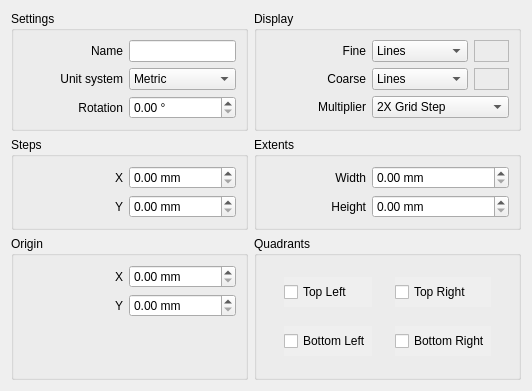
<?xml version="1.0" encoding="UTF-8"?>
<ui version="4.0">
 <class>CartesianGridEditorWidget</class>
 <widget class="QWidget" name="CartesianGridEditorWidget">
  <property name="geometry">
   <rect>
    <x>0</x>
    <y>0</y>
    <width>532</width>
    <height>391</height>
   </rect>
  </property>
  <property name="windowTitle">
   <string>Form</string>
  </property>
  <layout class="QGridLayout" name="gridLayout">
   <item row="0" column="0">
    <widget class="QGroupBox" name="groupBox_2">
     <property name="title">
      <string>Settings</string>
     </property>
     <layout class="QGridLayout" name="gridLayout_3">
      <item row="0" column="1">
       <widget class="QLineEdit" name="name"/>
      </item>
      <item row="2" column="0">
       <widget class="QLabel" name="label_3">
        <property name="minimumSize">
         <size>
          <width>100</width>
          <height>0</height>
         </size>
        </property>
        <property name="maximumSize">
         <size>
          <width>100</width>
          <height>16777215</height>
         </size>
        </property>
        <property name="text">
         <string>Rotation</string>
        </property>
        <property name="alignment">
         <set>Qt::AlignRight|Qt::AlignTrailing|Qt::AlignVCenter</set>
        </property>
        <property name="buddy">
         <cstring>rotation</cstring>
        </property>
       </widget>
      </item>
      <item row="2" column="1">
       <widget class="QDoubleSpinBox" name="rotation">
        <property name="suffix">
         <string> °</string>
        </property>
        <property name="maximum">
         <double>359.990000000000009</double>
        </property>
       </widget>
      </item>
      <item row="1" column="1">
       <widget class="QComboBox" name="unit">
        <item>
         <property name="text">
          <string>Metric</string>
         </property>
        </item>
       </widget>
      </item>
      <item row="0" column="0">
       <widget class="QLabel" name="label">
        <property name="minimumSize">
         <size>
          <width>100</width>
          <height>0</height>
         </size>
        </property>
        <property name="maximumSize">
         <size>
          <width>100</width>
          <height>16777215</height>
         </size>
        </property>
        <property name="text">
         <string>Name</string>
        </property>
        <property name="alignment">
         <set>Qt::AlignRight|Qt::AlignTrailing|Qt::AlignVCenter</set>
        </property>
        <property name="buddy">
         <cstring>name</cstring>
        </property>
       </widget>
      </item>
      <item row="1" column="0">
       <widget class="QLabel" name="label_2">
        <property name="minimumSize">
         <size>
          <width>100</width>
          <height>0</height>
         </size>
        </property>
        <property name="maximumSize">
         <size>
          <width>100</width>
          <height>16777215</height>
         </size>
        </property>
        <property name="text">
         <string>Unit system</string>
        </property>
        <property name="alignment">
         <set>Qt::AlignRight|Qt::AlignTrailing|Qt::AlignVCenter</set>
        </property>
        <property name="buddy">
         <cstring>unit</cstring>
        </property>
       </widget>
      </item>
      <item row="3" column="0">
       <spacer name="verticalSpacer_6">
        <property name="orientation">
         <enum>Qt::Vertical</enum>
        </property>
        <property name="sizeHint" stdset="0">
         <size>
          <width>20</width>
          <height>40</height>
         </size>
        </property>
       </spacer>
      </item>
     </layout>
    </widget>
   </item>
   <item row="0" column="1">
    <widget class="QGroupBox" name="groupBox_3">
     <property name="title">
      <string>Display</string>
     </property>
     <layout class="QGridLayout" name="gridLayout_4">
      <item row="0" column="0">
       <widget class="QLabel" name="label_4">
        <property name="minimumSize">
         <size>
          <width>100</width>
          <height>0</height>
         </size>
        </property>
        <property name="maximumSize">
         <size>
          <width>100</width>
          <height>16777215</height>
         </size>
        </property>
        <property name="text">
         <string>Fine</string>
        </property>
        <property name="alignment">
         <set>Qt::AlignRight|Qt::AlignTrailing|Qt::AlignVCenter</set>
        </property>
        <property name="buddy">
         <cstring>fineLineStyle</cstring>
        </property>
       </widget>
      </item>
      <item row="0" column="1">
       <layout class="QHBoxLayout" name="horizontalLayout">
        <item>
         <widget class="QComboBox" name="fineLineStyle">
          <item>
           <property name="text">
            <string>Lines</string>
           </property>
          </item>
          <item>
           <property name="text">
            <string>Dots</string>
           </property>
          </item>
          <item>
           <property name="text">
            <string>Do not draw</string>
           </property>
          </item>
         </widget>
        </item>
        <item>
         <widget class="QFrame" name="fineLineColor">
          <property name="frameShape">
           <enum>QFrame::StyledPanel</enum>
          </property>
          <property name="frameShadow">
           <enum>QFrame::Raised</enum>
          </property>
         </widget>
        </item>
       </layout>
      </item>
      <item row="1" column="0">
       <widget class="QLabel" name="label_5">
        <property name="minimumSize">
         <size>
          <width>100</width>
          <height>0</height>
         </size>
        </property>
        <property name="maximumSize">
         <size>
          <width>100</width>
          <height>16777215</height>
         </size>
        </property>
        <property name="text">
         <string>Coarse</string>
        </property>
        <property name="alignment">
         <set>Qt::AlignRight|Qt::AlignTrailing|Qt::AlignVCenter</set>
        </property>
        <property name="buddy">
         <cstring>coarseLineStyle</cstring>
        </property>
       </widget>
      </item>
      <item row="1" column="1">
       <layout class="QHBoxLayout" name="horizontalLayout_2">
        <item>
         <widget class="QComboBox" name="coarseLineStyle">
          <item>
           <property name="text">
            <string>Lines</string>
           </property>
          </item>
          <item>
           <property name="text">
            <string>Dots</string>
           </property>
          </item>
          <item>
           <property name="text">
            <string>Do not draw</string>
           </property>
          </item>
         </widget>
        </item>
        <item>
         <widget class="QFrame" name="coarseLineColor">
          <property name="frameShape">
           <enum>QFrame::StyledPanel</enum>
          </property>
          <property name="frameShadow">
           <enum>QFrame::Raised</enum>
          </property>
         </widget>
        </item>
       </layout>
      </item>
      <item row="2" column="0">
       <widget class="QLabel" name="label_6">
        <property name="minimumSize">
         <size>
          <width>100</width>
          <height>0</height>
         </size>
        </property>
        <property name="maximumSize">
         <size>
          <width>100</width>
          <height>16777215</height>
         </size>
        </property>
        <property name="text">
         <string>Multiplier</string>
        </property>
        <property name="alignment">
         <set>Qt::AlignRight|Qt::AlignTrailing|Qt::AlignVCenter</set>
        </property>
        <property name="buddy">
         <cstring>coarseMultiplier</cstring>
        </property>
       </widget>
      </item>
      <item row="2" column="1">
       <widget class="QComboBox" name="coarseMultiplier">
        <item>
         <property name="text">
          <string>2X Grid Step</string>
         </property>
        </item>
        <item>
         <property name="text">
          <string>5X Grid Step</string>
         </property>
        </item>
        <item>
         <property name="text">
          <string>10X Grid Step</string>
         </property>
        </item>
       </widget>
      </item>
      <item row="3" column="0">
       <spacer name="verticalSpacer_7">
        <property name="orientation">
         <enum>Qt::Vertical</enum>
        </property>
        <property name="sizeHint" stdset="0">
         <size>
          <width>20</width>
          <height>40</height>
         </size>
        </property>
       </spacer>
      </item>
     </layout>
    </widget>
   </item>
   <item row="1" column="0">
    <widget class="QGroupBox" name="groupBox_4">
     <property name="title">
      <string>Steps</string>
     </property>
     <layout class="QGridLayout" name="gridLayout_5">
      <item row="0" column="0">
       <widget class="QLabel" name="label_7">
        <property name="minimumSize">
         <size>
          <width>100</width>
          <height>0</height>
         </size>
        </property>
        <property name="maximumSize">
         <size>
          <width>100</width>
          <height>16777215</height>
         </size>
        </property>
        <property name="text">
         <string>X</string>
        </property>
        <property name="alignment">
         <set>Qt::AlignRight|Qt::AlignTrailing|Qt::AlignVCenter</set>
        </property>
        <property name="buddy">
         <cstring>stepX</cstring>
        </property>
       </widget>
      </item>
      <item row="1" column="0">
       <widget class="QLabel" name="label_8">
        <property name="minimumSize">
         <size>
          <width>100</width>
          <height>0</height>
         </size>
        </property>
        <property name="maximumSize">
         <size>
          <width>100</width>
          <height>16777215</height>
         </size>
        </property>
        <property name="text">
         <string>Y</string>
        </property>
        <property name="alignment">
         <set>Qt::AlignRight|Qt::AlignTrailing|Qt::AlignVCenter</set>
        </property>
        <property name="buddy">
         <cstring>stepY</cstring>
        </property>
       </widget>
      </item>
      <item row="0" column="1">
       <widget class="QDoubleSpinBox" name="stepX">
        <property name="suffix">
         <string> mm</string>
        </property>
        <property name="maximum">
         <double>999999.989999999990687</double>
        </property>
       </widget>
      </item>
      <item row="1" column="1">
       <widget class="QDoubleSpinBox" name="stepY">
        <property name="suffix">
         <string> mm</string>
        </property>
        <property name="maximum">
         <double>999999.989999999990687</double>
        </property>
       </widget>
      </item>
      <item row="2" column="0">
       <spacer name="verticalSpacer_5">
        <property name="orientation">
         <enum>Qt::Vertical</enum>
        </property>
        <property name="sizeHint" stdset="0">
         <size>
          <width>20</width>
          <height>40</height>
         </size>
        </property>
       </spacer>
      </item>
     </layout>
    </widget>
   </item>
   <item row="1" column="1">
    <widget class="QGroupBox" name="groupBox_6">
     <property name="title">
      <string>Extents</string>
     </property>
     <layout class="QGridLayout" name="gridLayout_6">
      <item row="1" column="1">
       <widget class="QDoubleSpinBox" name="extentY">
        <property name="suffix">
         <string> mm</string>
        </property>
        <property name="maximum">
         <double>1000000000.000000000000000</double>
        </property>
       </widget>
      </item>
      <item row="0" column="1">
       <widget class="QDoubleSpinBox" name="extentX">
        <property name="suffix">
         <string> mm</string>
        </property>
        <property name="maximum">
         <double>1000000000.000000000000000</double>
        </property>
       </widget>
      </item>
      <item row="1" column="0">
       <widget class="QLabel" name="label_10">
        <property name="minimumSize">
         <size>
          <width>100</width>
          <height>0</height>
         </size>
        </property>
        <property name="maximumSize">
         <size>
          <width>100</width>
          <height>16777215</height>
         </size>
        </property>
        <property name="text">
         <string>Height</string>
        </property>
        <property name="alignment">
         <set>Qt::AlignRight|Qt::AlignTrailing|Qt::AlignVCenter</set>
        </property>
        <property name="buddy">
         <cstring>extentY</cstring>
        </property>
       </widget>
      </item>
      <item row="0" column="0">
       <widget class="QLabel" name="label_9">
        <property name="minimumSize">
         <size>
          <width>100</width>
          <height>0</height>
         </size>
        </property>
        <property name="maximumSize">
         <size>
          <width>100</width>
          <height>16777215</height>
         </size>
        </property>
        <property name="text">
         <string>Width</string>
        </property>
        <property name="alignment">
         <set>Qt::AlignRight|Qt::AlignTrailing|Qt::AlignVCenter</set>
        </property>
        <property name="buddy">
         <cstring>extentX</cstring>
        </property>
       </widget>
      </item>
      <item row="2" column="0">
       <spacer name="verticalSpacer_8">
        <property name="orientation">
         <enum>Qt::Vertical</enum>
        </property>
        <property name="sizeHint" stdset="0">
         <size>
          <width>20</width>
          <height>40</height>
         </size>
        </property>
       </spacer>
      </item>
     </layout>
    </widget>
   </item>
   <item row="2" column="0">
    <widget class="QGroupBox" name="groupBox_5">
     <property name="title">
      <string>Origin</string>
     </property>
     <layout class="QGridLayout" name="gridLayout_7">
      <item row="1" column="0">
       <widget class="QLabel" name="label_12">
        <property name="minimumSize">
         <size>
          <width>100</width>
          <height>0</height>
         </size>
        </property>
        <property name="maximumSize">
         <size>
          <width>100</width>
          <height>16777215</height>
         </size>
        </property>
        <property name="text">
         <string>Y</string>
        </property>
        <property name="alignment">
         <set>Qt::AlignRight|Qt::AlignTrailing|Qt::AlignVCenter</set>
        </property>
        <property name="buddy">
         <cstring>originY</cstring>
        </property>
       </widget>
      </item>
      <item row="1" column="1">
       <widget class="QDoubleSpinBox" name="originY">
        <property name="suffix">
         <string> mm</string>
        </property>
        <property name="maximum">
         <double>1000000000.000000000000000</double>
        </property>
       </widget>
      </item>
      <item row="0" column="1">
       <widget class="QDoubleSpinBox" name="originX">
        <property name="suffix">
         <string> mm</string>
        </property>
        <property name="maximum">
         <double>1000000000.000000000000000</double>
        </property>
       </widget>
      </item>
      <item row="0" column="0">
       <widget class="QLabel" name="label_11">
        <property name="minimumSize">
         <size>
          <width>100</width>
          <height>0</height>
         </size>
        </property>
        <property name="maximumSize">
         <size>
          <width>100</width>
          <height>16777215</height>
         </size>
        </property>
        <property name="text">
         <string>X</string>
        </property>
        <property name="alignment">
         <set>Qt::AlignRight|Qt::AlignTrailing|Qt::AlignVCenter</set>
        </property>
        <property name="buddy">
         <cstring>originX</cstring>
        </property>
       </widget>
      </item>
      <item row="2" column="1">
       <spacer name="verticalSpacer_4">
        <property name="orientation">
         <enum>Qt::Vertical</enum>
        </property>
        <property name="sizeHint" stdset="0">
         <size>
          <width>20</width>
          <height>40</height>
         </size>
        </property>
       </spacer>
      </item>
     </layout>
    </widget>
   </item>
   <item row="2" column="1">
    <widget class="QGroupBox" name="groupBox">
     <property name="title">
      <string>Quadrants</string>
     </property>
     <layout class="QGridLayout" name="gridLayout_2">
      <item row="5" column="1">
       <spacer name="verticalSpacer_2">
        <property name="orientation">
         <enum>Qt::Vertical</enum>
        </property>
        <property name="sizeHint" stdset="0">
         <size>
          <width>20</width>
          <height>40</height>
         </size>
        </property>
       </spacer>
      </item>
      <item row="4" column="1">
       <widget class="QCheckBox" name="quadrantBottomLeft">
        <property name="sizePolicy">
         <sizepolicy hsizetype="MinimumExpanding" vsizetype="MinimumExpanding">
          <horstretch>0</horstretch>
          <verstretch>0</verstretch>
         </sizepolicy>
        </property>
        <property name="minimumSize">
         <size>
          <width>0</width>
          <height>30</height>
         </size>
        </property>
        <property name="autoFillBackground">
         <bool>true</bool>
        </property>
        <property name="text">
         <string>Bottom Left</string>
        </property>
       </widget>
      </item>
      <item row="4" column="4">
       <spacer name="horizontalSpacer">
        <property name="orientation">
         <enum>Qt::Horizontal</enum>
        </property>
        <property name="sizeHint" stdset="0">
         <size>
          <width>40</width>
          <height>20</height>
         </size>
        </property>
       </spacer>
      </item>
      <item row="1" column="1">
       <widget class="QCheckBox" name="quadrantTopLeft">
        <property name="sizePolicy">
         <sizepolicy hsizetype="MinimumExpanding" vsizetype="MinimumExpanding">
          <horstretch>0</horstretch>
          <verstretch>0</verstretch>
         </sizepolicy>
        </property>
        <property name="minimumSize">
         <size>
          <width>0</width>
          <height>30</height>
         </size>
        </property>
        <property name="autoFillBackground">
         <bool>true</bool>
        </property>
        <property name="text">
         <string>Top Left</string>
        </property>
       </widget>
      </item>
      <item row="1" column="3">
       <widget class="QCheckBox" name="quadrantTopRight">
        <property name="sizePolicy">
         <sizepolicy hsizetype="MinimumExpanding" vsizetype="MinimumExpanding">
          <horstretch>0</horstretch>
          <verstretch>0</verstretch>
         </sizepolicy>
        </property>
        <property name="minimumSize">
         <size>
          <width>0</width>
          <height>30</height>
         </size>
        </property>
        <property name="autoFillBackground">
         <bool>true</bool>
        </property>
        <property name="text">
         <string>Top Right</string>
        </property>
       </widget>
      </item>
      <item row="4" column="2">
       <spacer name="horizontalSpacer_3">
        <property name="orientation">
         <enum>Qt::Horizontal</enum>
        </property>
        <property name="sizeHint" stdset="0">
         <size>
          <width>40</width>
          <height>20</height>
         </size>
        </property>
       </spacer>
      </item>
      <item row="4" column="3">
       <widget class="QCheckBox" name="quadrantBottomRight">
        <property name="sizePolicy">
         <sizepolicy hsizetype="MinimumExpanding" vsizetype="MinimumExpanding">
          <horstretch>0</horstretch>
          <verstretch>0</verstretch>
         </sizepolicy>
        </property>
        <property name="minimumSize">
         <size>
          <width>0</width>
          <height>30</height>
         </size>
        </property>
        <property name="autoFillBackground">
         <bool>true</bool>
        </property>
        <property name="text">
         <string>Bottom Right</string>
        </property>
       </widget>
      </item>
      <item row="2" column="1">
       <spacer name="verticalSpacer_3">
        <property name="orientation">
         <enum>Qt::Vertical</enum>
        </property>
        <property name="sizeHint" stdset="0">
         <size>
          <width>20</width>
          <height>40</height>
         </size>
        </property>
       </spacer>
      </item>
      <item row="4" column="0">
       <spacer name="horizontalSpacer_2">
        <property name="orientation">
         <enum>Qt::Horizontal</enum>
        </property>
        <property name="sizeHint" stdset="0">
         <size>
          <width>40</width>
          <height>20</height>
         </size>
        </property>
       </spacer>
      </item>
      <item row="0" column="1">
       <spacer name="verticalSpacer">
        <property name="orientation">
         <enum>Qt::Vertical</enum>
        </property>
        <property name="sizeHint" stdset="0">
         <size>
          <width>20</width>
          <height>40</height>
         </size>
        </property>
       </spacer>
      </item>
     </layout>
    </widget>
   </item>
  </layout>
 </widget>
 <tabstops>
  <tabstop>name</tabstop>
  <tabstop>unit</tabstop>
  <tabstop>rotation</tabstop>
  <tabstop>fineLineStyle</tabstop>
  <tabstop>coarseLineStyle</tabstop>
  <tabstop>coarseMultiplier</tabstop>
  <tabstop>stepX</tabstop>
  <tabstop>stepY</tabstop>
  <tabstop>extentX</tabstop>
  <tabstop>extentY</tabstop>
  <tabstop>originX</tabstop>
  <tabstop>originY</tabstop>
  <tabstop>quadrantTopLeft</tabstop>
  <tabstop>quadrantTopRight</tabstop>
  <tabstop>quadrantBottomRight</tabstop>
  <tabstop>quadrantBottomLeft</tabstop>
 </tabstops>
 <resources/>
 <connections/>
</ui>
